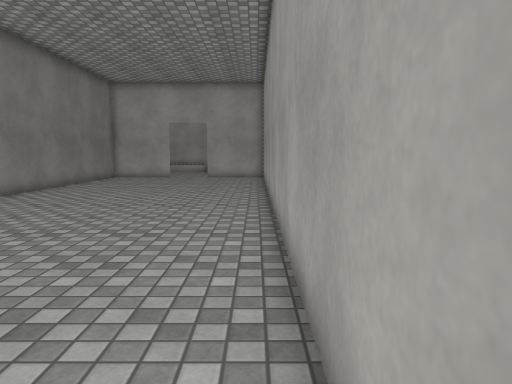
[1] (above)

15 first-person views from a walk through a scene from a Unity 3-D project. The camera is 1.3 m above the floor, tilts 6° down and sees 70° across. The floor is counted in squares, 0.81 m on a side. Each view is taken from the middle of a square. On the plan, view 1 faces up. The plan holds only what a view shows up to about 17 squares ahead; the rest is blank. The place goes on beyond the plan. The player character is not drawn. Surface patterns are stand-ins for the level's own textures.

[2]
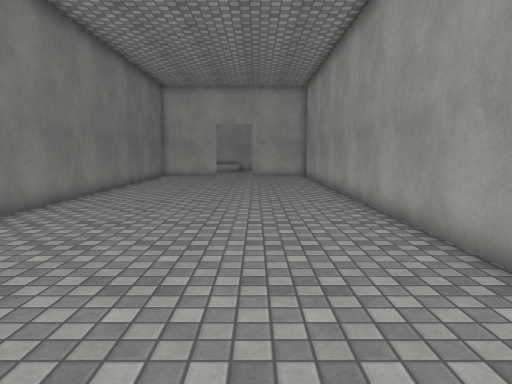

[3]
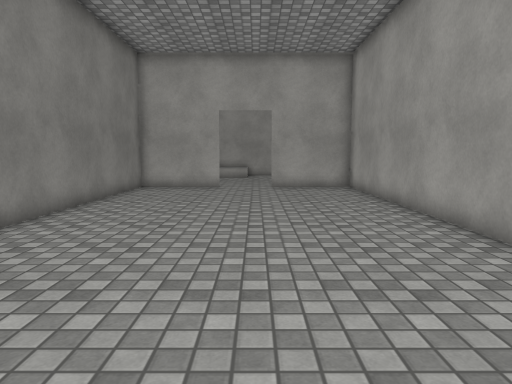

[4]
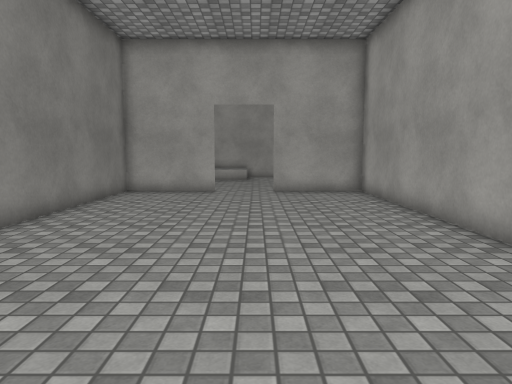

[5]
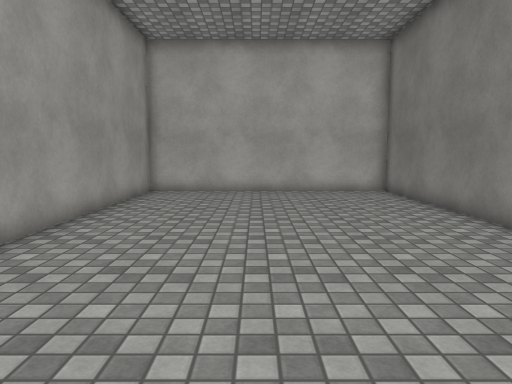

[6]
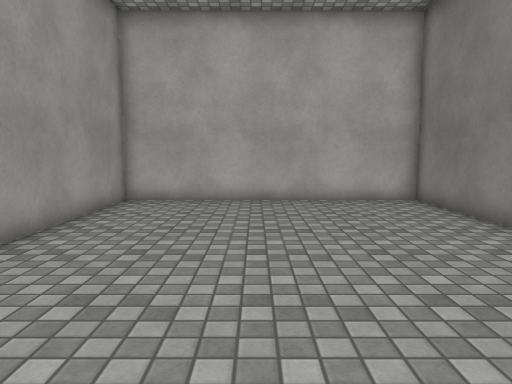

[7]
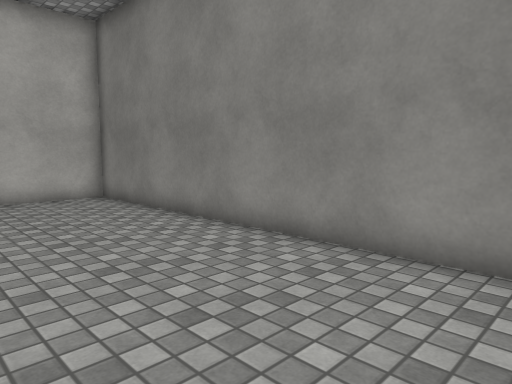

[8]
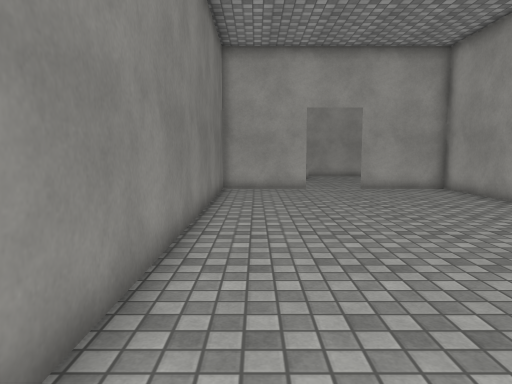

[9]
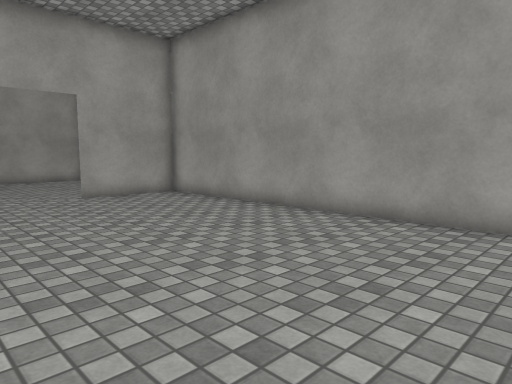

[10]
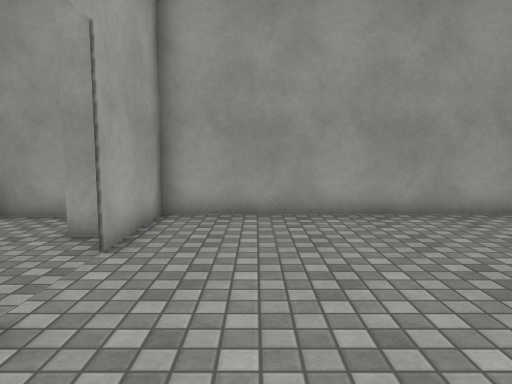

[11]
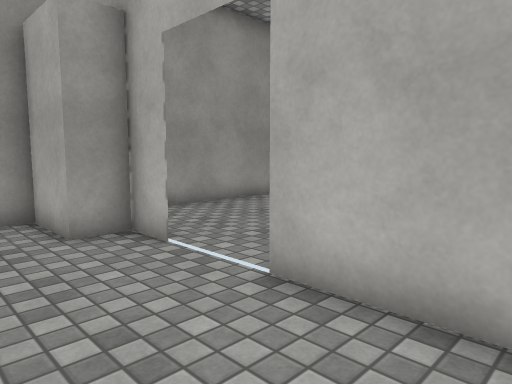

[12]
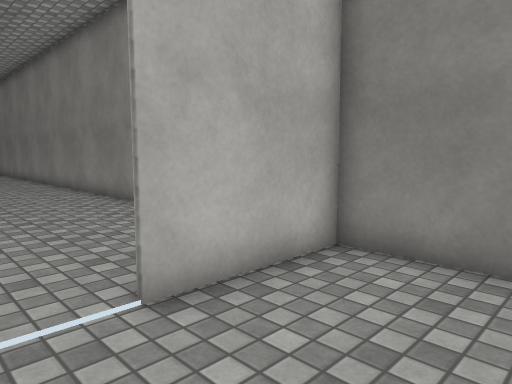

[13]
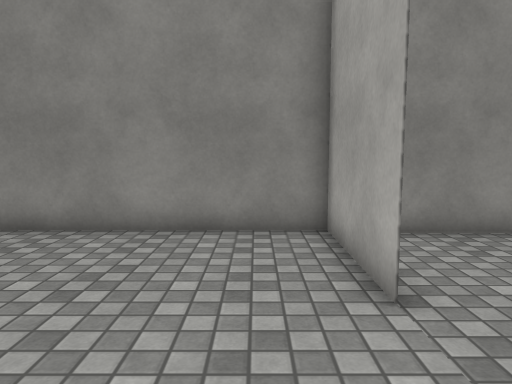

[14]
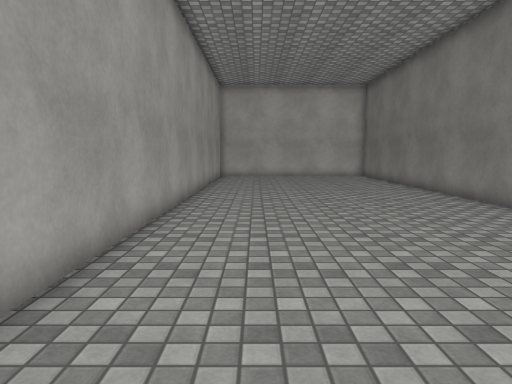

[15]
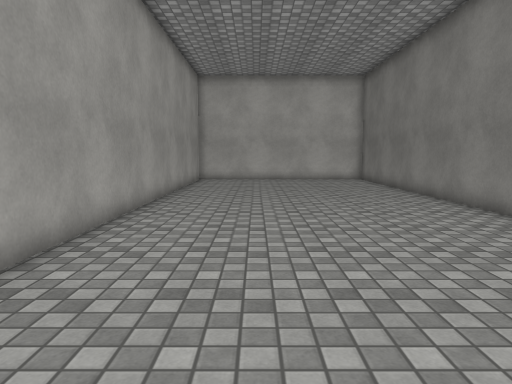

### Floor plan
Points are (right, up) in squares from view 1. A wall is a line through its corners. A room is listed if a view was taken in it or the views show most of it. See-through windows are left out.
Room 1 (views 1, 2, 3, 4, 5, 6, 7, 8, 9, 10, 13, 14, 15)
walls: (-5.6, 24.5) (-9.5, 24.5); (-9.5, 23.9) (-9.5, -5.5) (0.5, -5.5) (0.5, 24.5) (-3.4, 24.5)
ways out: opening at (-4.5, 24) to room 2
Room 2 (views 11, 12)
walls: (-3.4, 24.5) (-1.9, 24.5) (-1.9, 25.7) (0.5, 25.7) (0.5, 28.5); (-9.5, 28.4) (-9.5, 23.9); (-9.6, 24.5) (-5.6, 24.5)
ways out: opening at (-4.5, 24) to room 1

Where each view was taken, in squares from view 1:
view 1: 0 up, 0 right, facing up
view 2: 1 down, 3 left, facing up
view 3: 7 up, 4 left, facing up
view 4: 9 up, 4 left, facing up
view 5: 10 up, 4 left, facing down
view 6: 7 up, 4 left, facing down
view 7: 8 up, 4 left, facing down-left
view 8: 8 up, 8 left, facing up
view 9: 11 up, 8 left, facing up-right
view 10: 22 up, 9 left, facing right
view 11: 28 up, 9 left, facing down-right
view 12: 28 up, 4 left, facing down-left
view 13: 23 up, 2 left, facing left
view 14: 20 up, 2 left, facing down
view 15: 17 up, 3 left, facing down
